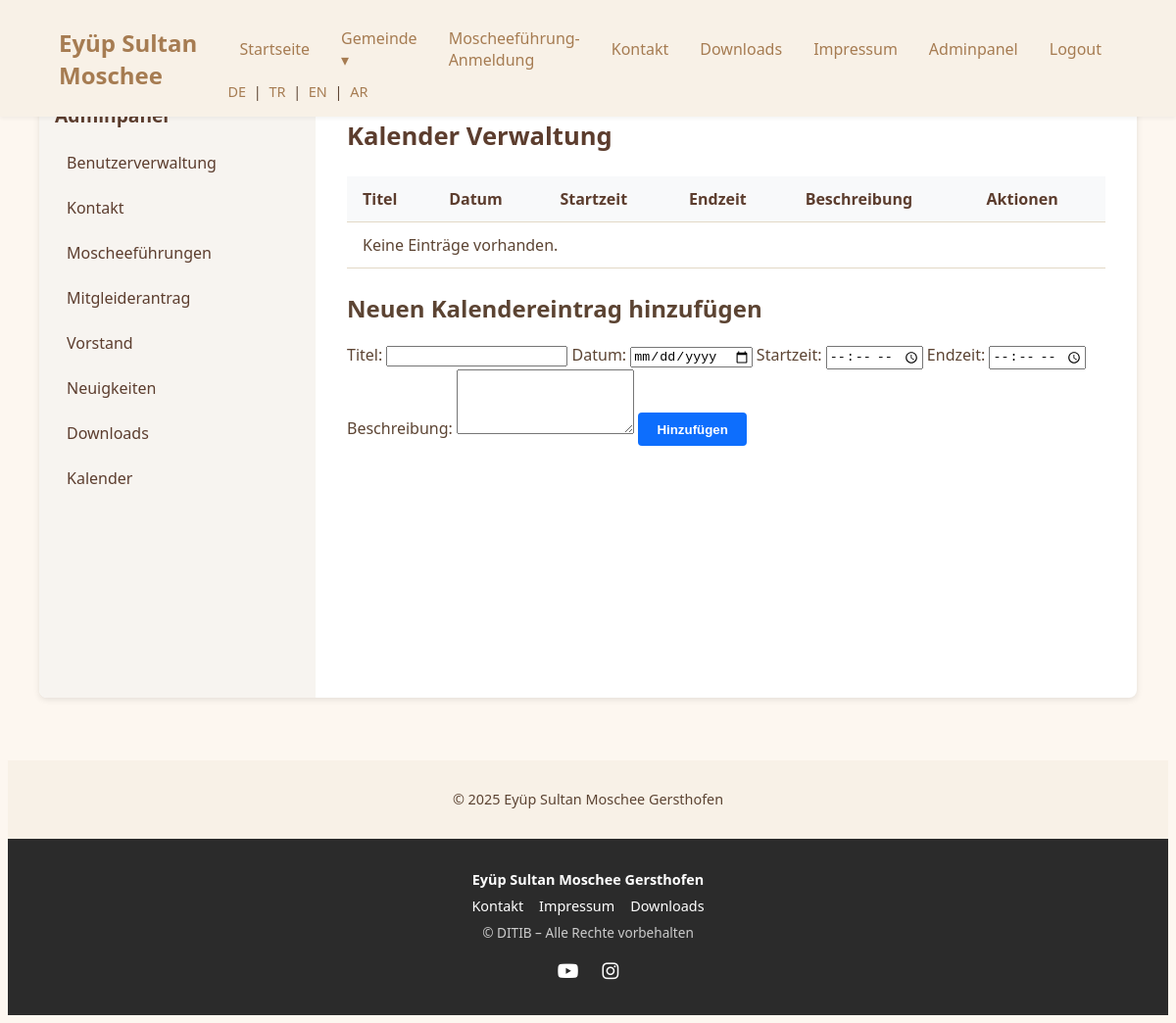
Page /adminpanel/kalender/ (signed in) on the earlier database version.
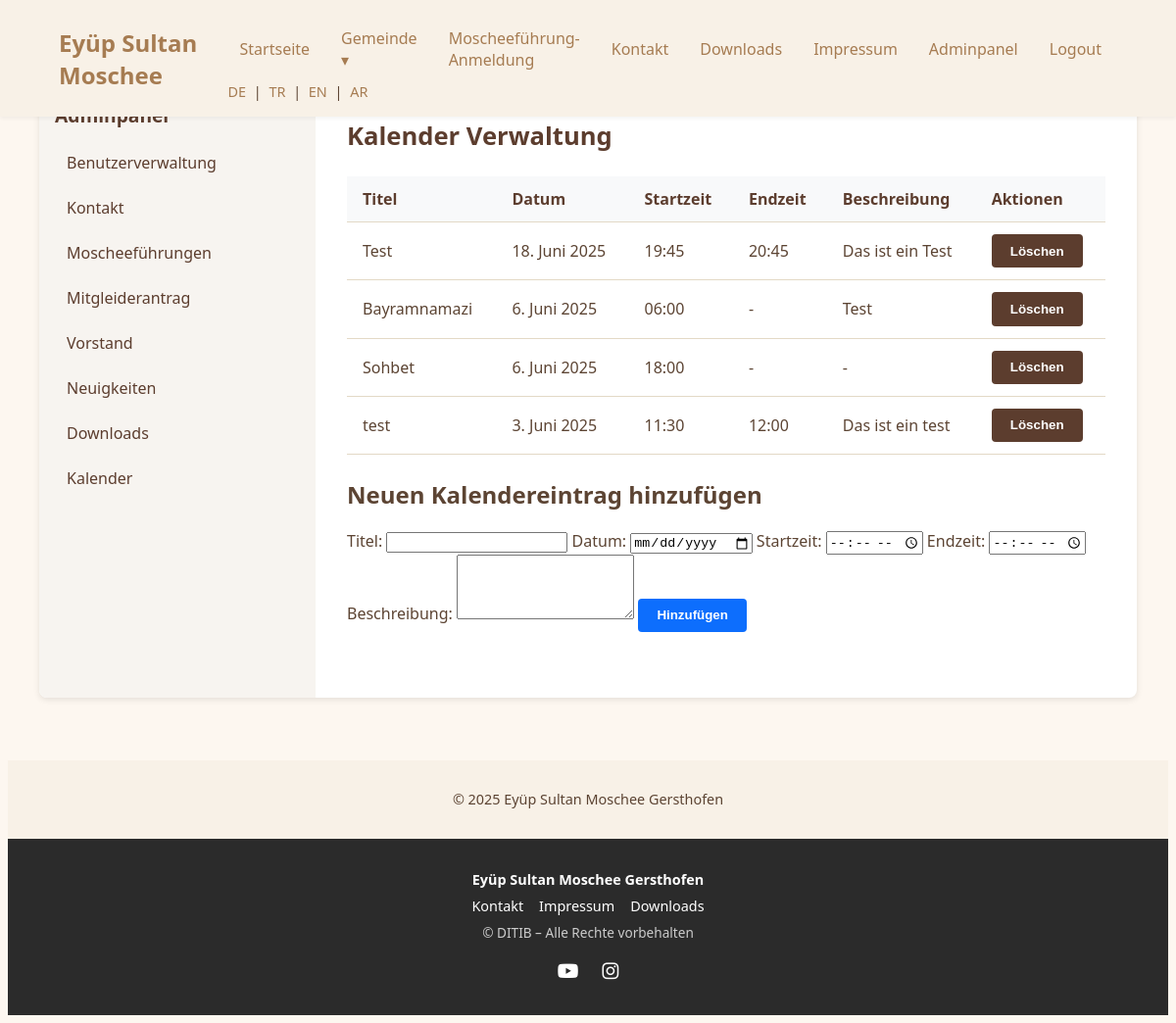
Same page on the later database version.
### kalender/models.py (models this page shows, shortened)
class Event(models.Model):
    title = models.CharField(max_length=255)
    description = models.TextField(blank=True, null=True)
    date = models.DateField()
    start_time = models.TimeField(blank=True, null=True)
    end_time = models.TimeField(blank=True, null=True)
    created_at = models.DateTimeField(auto_now_add=True)

### adminpanel/views.py (the view, shortened to what this page needs)
# urls.py: path('kalender/', kalender_adminpanel, name='admin_kalender'),
@login_required
def kalender_adminpanel(request):
    if not request.user.userprofile.roles.filter(name='admin').exists():
        return render(request, '403.html')
    events = Event.objects.all().order_by('-date', 'start_time')
    return render(request, 'adminpanel/kalender.html', {
        'events': events
    })

### accounts/context_processors.py (called while the page is built)
def user_roles_context(request):
    is_admin = False
    is_verwaltung = False
    is_media = False
    is_hoca = False
    if request.user.is_authenticated:
        user_roles = request.user.userprofile.roles.values_list('name', flat=True)
        is_admin = 'admin' in user_roles
        is_verwaltung = 'verwaltung' in user_roles
        is_media = 'media' in user_roles
        is_hoca = 'hoca' in user_roles
    return {
        'is_admin': is_admin,
        'is_verwaltung': is_verwaltung,
        'is_media': is_media,
        'is_hoca': is_hoca,
    }

### templates/adminpanel/kalender.html (shortened to what this page needs)
{% extends 'adminpanel/adminpanel_base.html' %}
{% block admin_content %}
<h1>Kalender Verwaltung</h1>
<table>
  <tr>
    <th>Titel</th>
    <th>Datum</th>
    <th>Startzeit</th>
    <th>Endzeit</th>
    <th>Beschreibung</th>
    <th>Aktionen</th>
  </tr>
  {% for e in events %}
  <tr>
    <td>{{ e.title }}</td>
    <td>{{ e.date }}</td>
    <td>{{ e.start_time|default:"-" }}</td>
    <td>{{ e.end_time|default:"-" }}</td>
    <td>{{ e.description|default:"-" }}</td>
    <td>
      <form method="post" style="display: inline;">
        <button type="submit" class="btn btn-secondary">Löschen</button>
      </form>
    </td>
  </tr>
  {% empty %}
  <tr><td colspan="6">Keine Einträge vorhanden.</td></tr>
  {% endfor %}
</table>
<h2>Neuen Kalendereintrag hinzufügen</h2>
<form method="post">
  <label>Titel:</label>
  <input type="text" name="title" required>
  <label>Datum:</label>
  <input type="date" name="date" required>
  <label>Startzeit:</label>
  <input type="time" name="start_time">
  <label>Endzeit:</label>
  <input type="time" name="end_time">
  <label>Beschreibung:</label>
  <textarea name="description" rows="4"></textarea>
  <button type="submit" class="btn btn-primary">Hinzufügen</button>
</form>
{% endblock %}

Differences in the rows shown:
added Event: title "Test", date "18. Juni 2025", start_time "19:45", end_time "20:45", description "Das ist ein Test"
added Event: title "Bayramnamazi", date "6. Juni 2025", start_time "06:00", end_time "-", description "Test"
added Event: title "Sohbet", date "6. Juni 2025", start_time "18:00", end_time "-", description "-"
added Event: title "test", date "3. Juni 2025", start_time "11:30", end_time "12:00", description "Das ist ein test"
Other differences:
text no longer shown: "Keine Einträge vorhanden."
